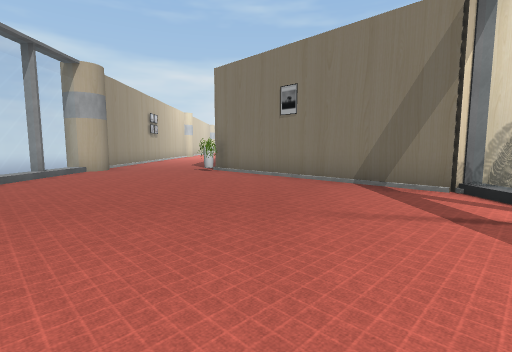
[1] (above)

15 first-person views from a walk through a Unity game level. The camera is 1.5 m above the floor, tilts 6° down and sees 85° across. The floor is counted in squares, 2 m on a side. Each view is taken from the middle of a square. On the plan, view 1 faces up. The plan holds only what a view shows up to about 10 squares ahead; the rest is blank. The place goes on beyond the plan. The player character is not drawn. Door leaves are left out, so doorways stand open. Some surface patterns are stand-ins.

[2]
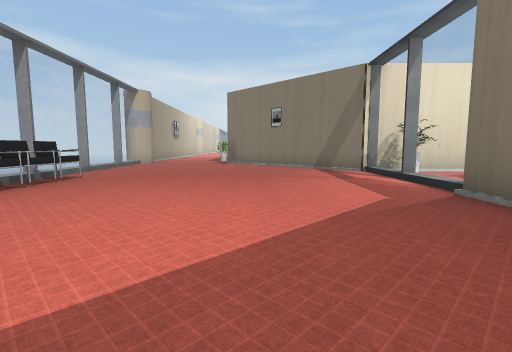

[3]
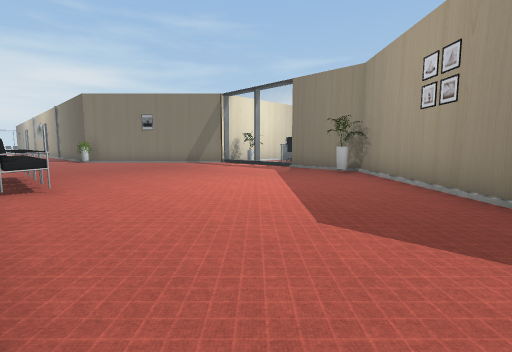

[4]
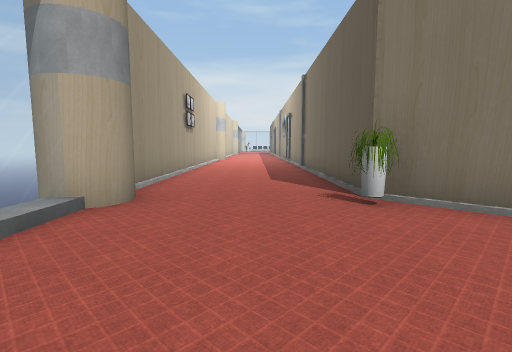

[5]
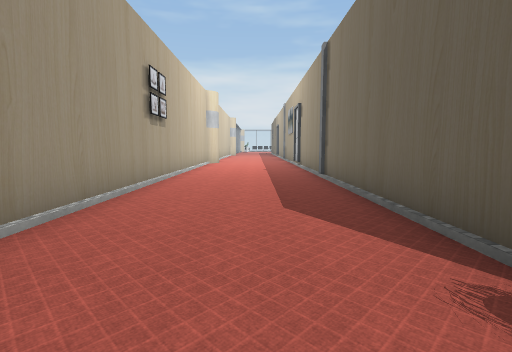

[6]
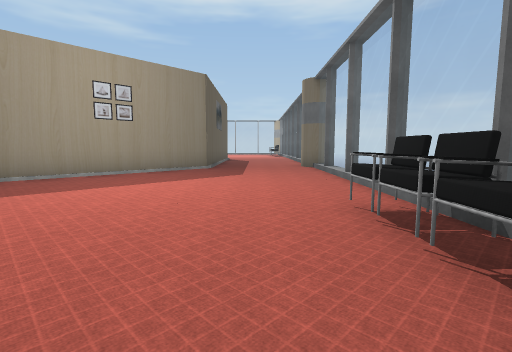

[7]
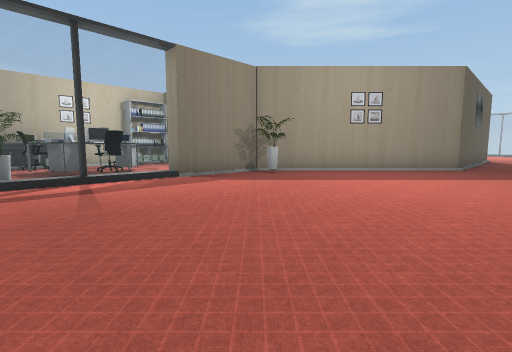

[8]
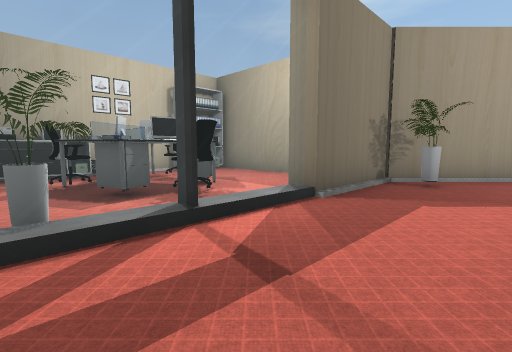

[9]
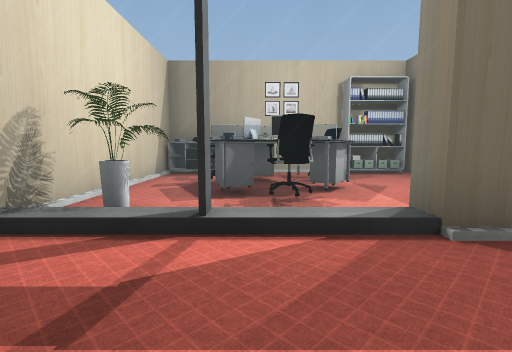

[10]
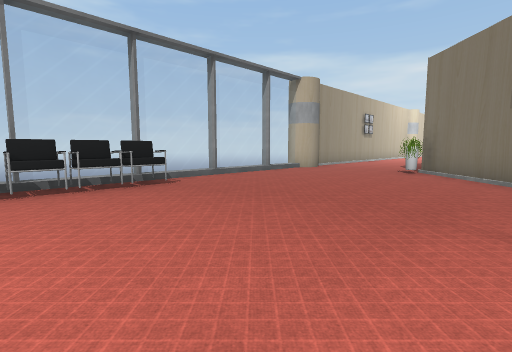

[11]
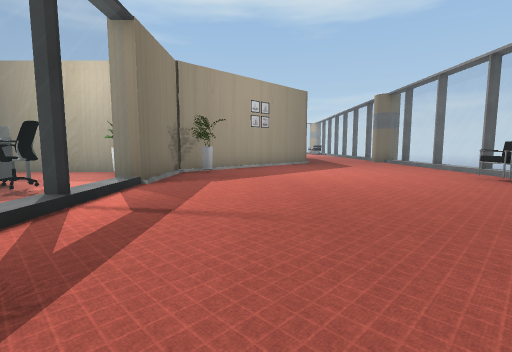

[12]
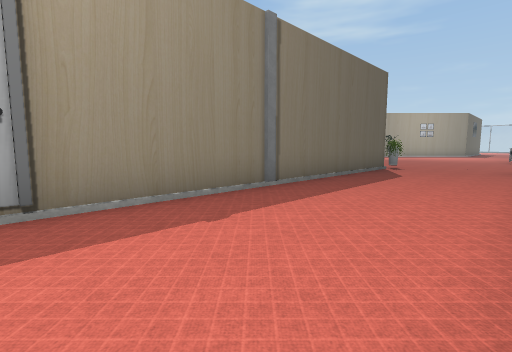

[13]
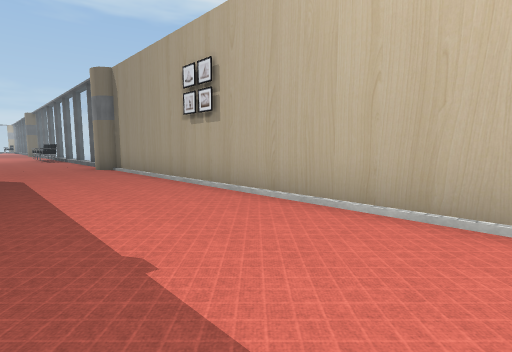

[14]
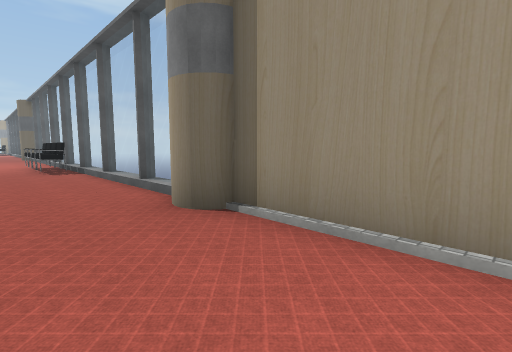

[15]
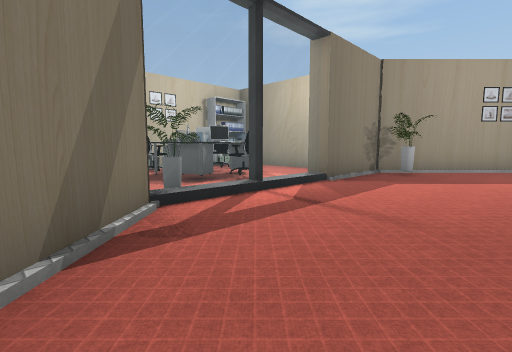

### Floor plan
Key: @ floor where view 1 was taken; # wall or solid block; . floor; / step, stairs or slope; = window, fence, low wall or low ledge; C column; P plant; O other object.
Columns run from 6 left of view 1 to 9 right of it. Each row starts with its distance up from view 1.
 19 #/...#
 18 #/...#
 17 #/...#
 16 #/...#
 15 #/...C
 14 #/...#
 13 #/...#
 12 #/...#
 11 #/...#
 10 #/...#
  9 #C...#
  8 =.....#
  7  =.....#
  6 =.......#
  5  =.......#######
  4 =.........P....O
  3 =.........=POO.O
  2  #O.......=OOOOO
  1  #O.......=OOO #
  0  #O...@../#.OO.#
 -1  =......./#O...O
 -2 =.......P/#####O
 -3  =....../##
 -4 =....../#
 -5  =..../#
 -6 =..../#
 -7 =C...#

Where each view was taken, in squares from view 1:
view 1: 0 up, 0 right, facing up
view 2: 4 down, 0 right, facing up
view 3: 6 down, 5 left, facing up-right
view 4: 5 up, 3 left, facing up
view 5: 8 up, 3 left, facing up
view 6: 3 up, 3 left, facing down
view 7: 4 up, 3 left, facing down-right
view 8: 4 up, 1 right, facing down-right
view 9: 2 up, 1 right, facing right
view 10: 0 up, 1 right, facing up-left
view 11: 6 up, 1 right, facing down
view 12: 19 up, 5 left, facing down-right
view 13: 19 up, 2 left, facing down-left
view 14: 12 up, 3 left, facing down-left
view 15: 6 up, 0 right, facing down-right
